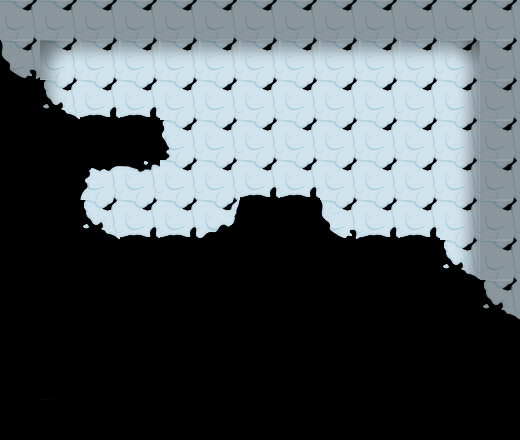

A 2D game scene composited from a Tiled map and its tileset images. What follows is a short description and the map's XML, with each tile layer's data collapsed to a summary:
An orthogonal 13x11 tile map with 40x40 px tiles, 2 tile layers (块层 1, 块层 2).

<map version="1.0" orientation="orthogonal" width="13" height="11" tilewidth="40" tileheight="40">
 <tileset firstgid="1" name="bcmap_skin" tilewidth="40" tileheight="40">
  <image source="bcmap_skin.png" width="200" height="280" />
 </tileset>
 <layer name="块层 1" width="13" height="11">
  <data>[143 cells, 70 non-empty, 13 distinct tile ids]</data>
 </layer>
 <layer name="块层 2" width="13" height="11">
  <data>[143 cells, 80 non-empty, 9 distinct tile ids]</data>
 </layer>
</map>
